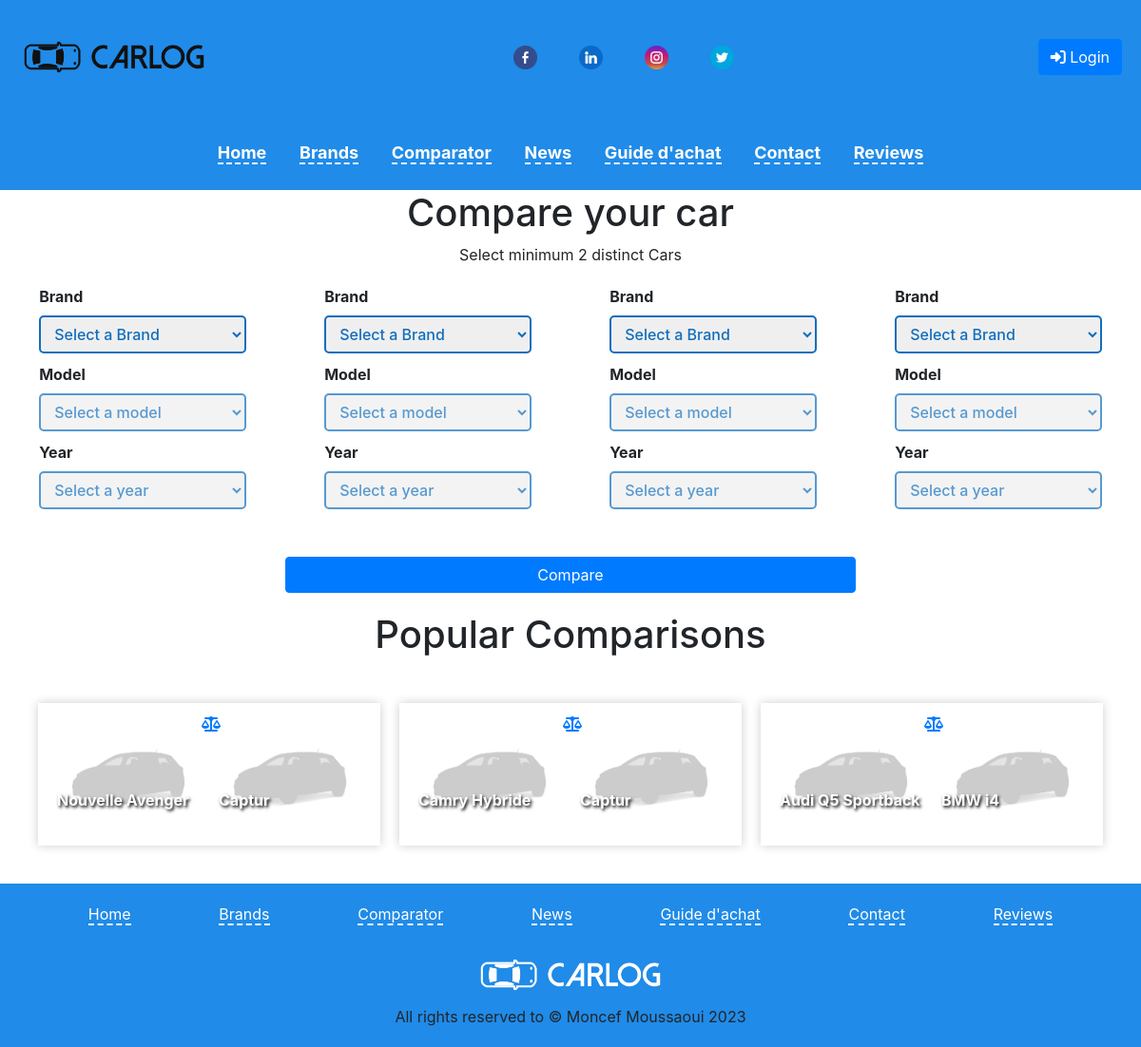
The page /comparatorPage/ on the database its author committed.
### tables this page shows
CREATE TABLE `vehicules` (
  `id` int(11) NOT NULL,
  `model` varchar(255) DEFAULT NULL,
  `version` varchar(255) DEFAULT NULL,
  `year` int(11) DEFAULT NULL,
  `vehiculePicture` varchar(255) DEFAULT NULL,
  `length` decimal(8,2) DEFAULT NULL,
  `width` decimal(8,2) DEFAULT NULL,
  `height` decimal(8,2) DEFAULT NULL,
  `wheelBase` decimal(8,2) DEFAULT NULL,
  `engine` varchar(255) DEFAULT NULL,
  `performance` varchar(255) DEFAULT NULL,
  `price` decimal(10,2) DEFAULT NULL,
  `consumption` decimal(5,2) DEFAULT NULL,
  `brand_id` int(11) DEFAULT NULL,
  `note` text DEFAULT NULL
);

### app/router.php (called while the page is built, shortened)
<?php
$request = rtrim($_SERVER['REQUEST_URI'], '/') . '/';
$request = strtok($request, '?');
$view = null;
switch ($request) {
    case '/CarLog/comparatorPage/':
        $view = new ComparatorPage();
        break;
}
$view->showPage();

### app/models/comparisionModel.php (called while the page is built, shortened)
<?php
require_once($_SERVER['DOCUMENT_ROOT'] . "/CarLog/app/controllers/databaseController.php");
class ComparisionModel
{
    public function getMostComparedVehiculePairs()
    {
        $dbController = new DatabaseController();
        $database = $dbController->connect();
        $query = ComparisionQueries::getMostComparedVehiculePairs;
        $mostComparedVehiculePairs = $dbController->request($database, $query);
        return $mostComparedVehiculePairs;
    }
}

### app/controllers/databaseController.php (called while the page is built, shortened)
<?php
require_once($_SERVER['DOCUMENT_ROOT'] . '/CarLog/app/models/databaseModel.php');
class DatabaseController
{
    public function request($database, $query, $params = [])
    {
        $databaseModel = new DatabaseModel();
        return $databaseModel->request($database, $query, $params);
    }
}

### app/models/databaseModel.php (called while the page is built, shortened)
<?php
class DatabaseModel
{
    public function request($database, $query, $params = [])
    {
        try {
            $stmt = $database->prepare($query);
            if ($stmt) {
                if (!empty($params)) {
                    $stmt->execute($params);
                } else {
                    $stmt->execute();
                }
                $result = $stmt->fetchAll(PDO::FETCH_ASSOC);
                return $result;
            } else {
                return false;
            }
        } catch (PDOException $e) {
            echo "Query execution failed: " . $e->getMessage();
            return false;
        }
    }
}

### app/controllers/comparisionController.php (called while the page is built, shortened)
<?php
require_once($_SERVER['DOCUMENT_ROOT'] . "/CarLog/app/models/comparisionModel.php");
class ComparisionController
{
    public function getMostComparedVehiculePairs()
    {
        $comparisionModel = new ComparisionModel();
        return $comparisionModel->getMostComparedVehiculePairs();
    }
}

### app/models/vehiculeModel.php (called while the page is built, shortened)
<?php
require_once($_SERVER['DOCUMENT_ROOT'] . '/CarLog/app/controllers/databaseController.php');
class VehiculeModel
{
    public function getVehiculeById($vehiculeId)
    {
        $dbController = new DatabaseController();
        $database = $dbController->connect();
        $query = VehiculeQueries::getVehiculeById;
        $params = [$vehiculeId];
        $vehicule = $dbController->request($database, $query, $params);
        return $vehicule[0];
    }
}

### app/controllers/vehiculeController.php (called while the page is built, shortened)
<?php
require_once($_SERVER['DOCUMENT_ROOT'] . '/CarLog/app/models/vehiculeModel.php');
class VehiculeController
{
    public function getVehiculeById($vehiculeId)
    {
        $vehiculeModel = new VehiculeModel();
        return $vehiculeModel->getVehiculeById($vehiculeId);
    }
}

### app/api/apiRouter.php (called while the page is built, shortened)
<?php
class ApiRouter
{
    public static function VEHICULE_URL($vehiculeId)
    {
        return '/CarLog/vehicule/?id=' . $vehiculeId;
    }
    public static function COMPARISION_URL($vehiculeA, $vehiculeB)
    {
        return '/CarLog/comparision/?idA=' . $vehiculeA . '&idB=' . $vehiculeB;
    }
}

### config/utils/imageUtility.php (called while the page is built, shortened)
<?php
class ImageUtility
{
    public static function getVehiculePicture($vehicule)
    {
        $picture = $vehicule['vehiculePicture'];
        $picturePath = "/CarLog/public/uploads/vehicules/" . $picture;
        if (file_exists($_SERVER['DOCUMENT_ROOT'] . $picturePath)) {
            $pictureUrl = $picturePath;
        } else {
            $pictureUrl = "/CarLog/public/images/defaults/vehicule.png";
        }
        return $pictureUrl;
    }
}

### app/views/userViews/comparatorPage.php (the view, shortened to what this page needs)
<?php
require_once($_SERVER['DOCUMENT_ROOT'] . "/CarLog/app/views/sharedViews/sharedViews.php");
require_once($_SERVER['DOCUMENT_ROOT'] . "/CarLog/app/controllers/vehiculeController.php");
require_once($_SERVER['DOCUMENT_ROOT'] . "/CarLog/app/controllers/comparisionController.php");
class ComparatorPage
{
    public function showPage()
    {
        ?>
        <div class="page__content">
            <h1>Compare your car</h1>
            <p>Select minimum 2 distinct Cars</p>
            <?php
            $this->showComparator();
            $this->showPopularComparisons();
            ?>
        </div>
        <?php
    }
    public function showComparator()
    {
        ?>
        <div class="comparator__container">
            <?php
            $this->showVehiculeComparisonForm('1');
            ?>
        </div>
        <button class="btn btn-primary" onclick="showComparisionTable(true)">Compare</button>
        <?php
    }
    private function showVehiculeComparisonForm($vehiculeNumber)
    {
        ?>
        <div class="vehicule__form__container">
            <form>
                <div>
                    <label>Brand</label>
                    <select name="brand-<?= $vehiculeNumber; ?>" onchange="handleBrandChange(this,<?= $vehiculeNumber; ?>)">
                        <option value="0">Select a Brand</option>
                    </select>
                </div>
                <div id="model-input-<?= $vehiculeNumber; ?>">
                    <label>Model</label>
                    <select name="model-<?= $vehiculeNumber; ?>" onchange="handleModelChange(this,<?= $vehiculeNumber; ?>)"
                        disabled="true">
                        <option value="0">Select a model</option>
                    </select>
                </div>
                <div id="year-input-<?= $vehiculeNumber; ?>">
                    <label>Year</label>
                    <select name="year-<?= $vehiculeNumber; ?>" onchange="handleYearsChange(this,<?= $vehiculeNumber; ?>)"
                        disabled="true">
                        <option value="0">Select a year</option>
                    </select>
                </div>
            </form>
        </div>
        <?php
    }
        ?>
        <?php
    public function showPopularComparisons()
    {
        $comparisionController = new ComparisionController();
        $mostComparedVehiculePairs = $comparisionController->getMostComparedVehiculePairs();
        ?>
        <div class="popular__comparisions__container">
            <h1>Popular Comparisons</h1>
            <div class="comparision__cards">
                <?php
                $vehiculeController = new VehiculeController();
                foreach ($mostComparedVehiculePairs as $pair) {
                    $vehiculeA = $vehiculeController->getVehiculeById($pair['vehicule_id_A']);
                    $vehiculeB = $vehiculeController->getVehiculeById($pair['vehicule_id_B']);
                    $pair_occurrence_count = $pair['pair_occurrence_count'];
                    $this->showComparisionCard($vehiculeA, $vehiculeB, $pair_occurrence_count);
                }
                ?>
            </div>
        </div>
        <?php
    }
    private function showComparisionCard($vehiculeA, $vehiculeB, $pair_occurrence_count)
    {
        ?>
        <div class="comparision__card">
            <div class="vehiculeA">
                <div>
                    <a href="<?= ApiRouter::VEHICULE_URL($vehiculeA['id']); ?>">
                            <img src="<?= ImageUtility::getVehiculePicture($vehiculeA); ?>" width="80" height="auto">
                        </a>
                        <p>
                        <?= $vehiculeA['model']; ?>
                    </p>
                </div>
            </div>
            <div class="vehiculeB">
                <div>
                <a href="<?= ApiRouter::VEHICULE_URL($vehiculeB['id']); ?>">
                    <img src="<?= ImageUtility::getVehiculePicture($vehiculeB); ?>" width="80" height="auto">
                </a>
                    <p>
                        <?= $vehiculeB['model'];  ?>
                    </p>
                </div>
            </div>
            <div class="Versus">
                <a href="<?= ApiRouter::COMPARISION_URL($vehiculeA['id'], $vehiculeB['id']); ?>">
                <i class="fas fa-balance-scale"></i>
                </a>
            </div>
        </div>
        <?php
    }
}

### public/styles/user.css (style rules this page uses)
* { box-sizing: border-box; }

### public/styles/main.css (style rules this page uses)
p { margin-bottom: 0 !important; }
.page__content { width: 100%; min-height: 100vh; display: flex; flex-direction: column; justify-content: space-between; align-items: center; background-color: white; }
.comparator__container { width: 100%; height: 100%; display: flex; justify-content: start; margin-top: 20px; }
.comparator__container ~ button { width: 50%; margin-top: 20px; }
.vehicule__form__container { width: 100%; display: flex; flex-direction: column; align-items: center; justify-content: start; gap: 20px; }
.vehicule__form__container select { width: 100%; height: 40px; border: 2px solid var(--primary-color); border-radius: 5px; padding: 0 10px; font-size: 1em; font-weight: 500; color: var(--primary-color); margin-bottom: 10px; }
label { font-weight: bold; }
.popular__comparisions__container { width: 100%; display: flex; flex-direction: column; justify-content: center; align-items: center; gap: 20px; padding: 20px; }
.comparision__cards { width: 100%; display: flex; justify-content: space-evenly; align-items: center; gap: 20px; padding: 20px; }
.comparision__card { width: 100%; height: 100%; min-height: 150px; max-height: 150px; min-width: 360px; max-width: 360px; display: flex; position: relative; justify-content: center; align-items: center; background-color: white; padding: 0 10px; box-shadow: 0 0 10px 0 rgba(0, 0, 0, 0.2); -webkit-transition: all 0.1s ease-in-out; transition: all 0.3s ease-in-out; }
.vehiculeA, .vehiculeB { width: 100%; height: 100%; }
.vehiculeA div, .vehiculeB div { width: 100%; height: 100%; position: relative; }
.vehiculeA p, .vehiculeB p { position: absolute; bottom: 0; left: 10px; color: white; font-size: 1em; text-shadow: black 0.1em 0.1em 0.2em; font-weight: bold; }
.vehiculeA img, .vehiculeB img { width: 100%; height: 100%; object-fit: cover; }
.Versus { position: absolute; top: 0; left: 45%; background-color: white; padding: 10px; width: 40px; height: 40px; }

### public/styles/admin.css (style rules this page uses)
:root { --primary-color: #106ebe; --secondary-color: #208be8; --white-color: #fff; }
* { margin: 0; padding: 0; box-sizing: border-box; }

### rows shown on the page
vehicules: model "Nouvelle Avenger"
vehicules: model "Captur"
vehicules: model "Camry Hybride"
vehicules: model "Audi Q5 Sportback"
vehicules: model "BMW i4"
